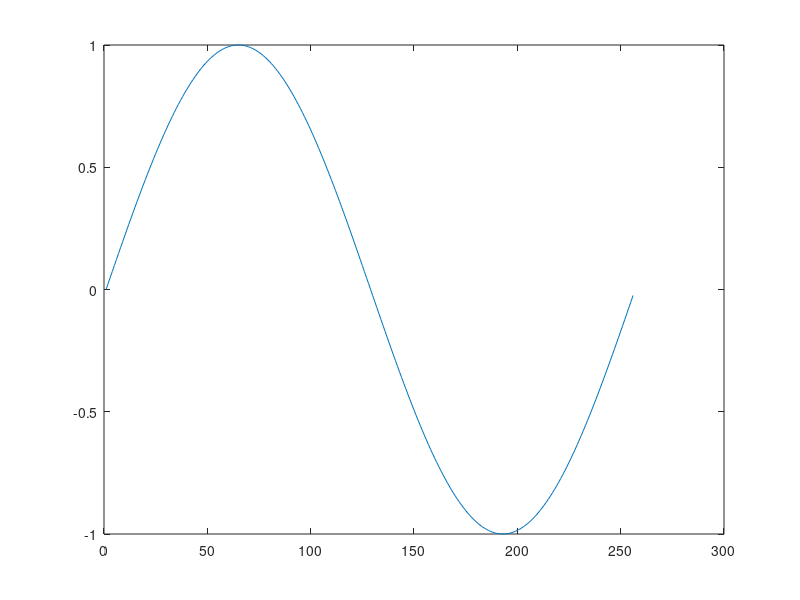
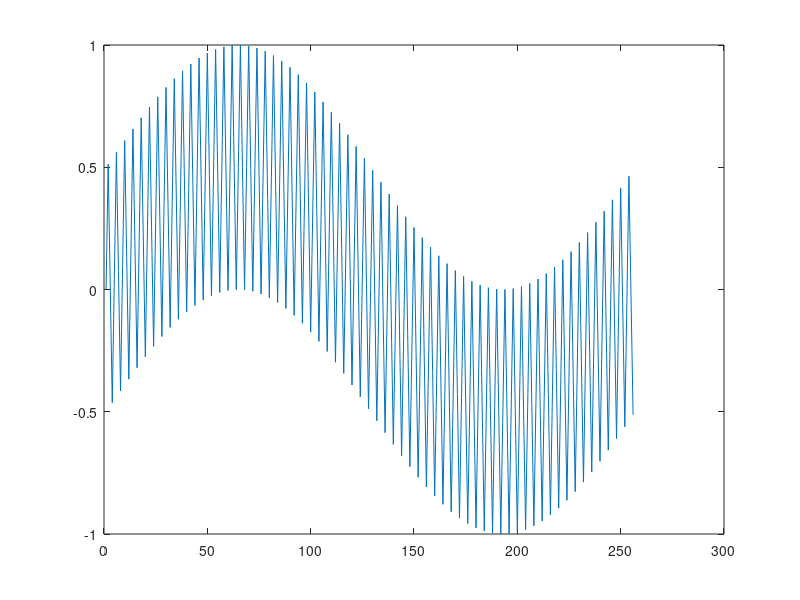

MATLAB code for these plots, in order:
SH_R=[1,2,3,4,5];

cnt1_max=63;
cnt2_max=255;

sin1_phase=((0:cnt2_max)*2*pi)/(cnt2_max+1);
sin2_phase=64*((0:cnt2_max)*2*pi)/(cnt2_max+1);
sin1=sin(sin1_phase);
sin2=sin(sin2_phase);

sin_vec=(sin1+sin2)*0.49999;

figure;plot(sin1);
figure;plot(sin_vec);